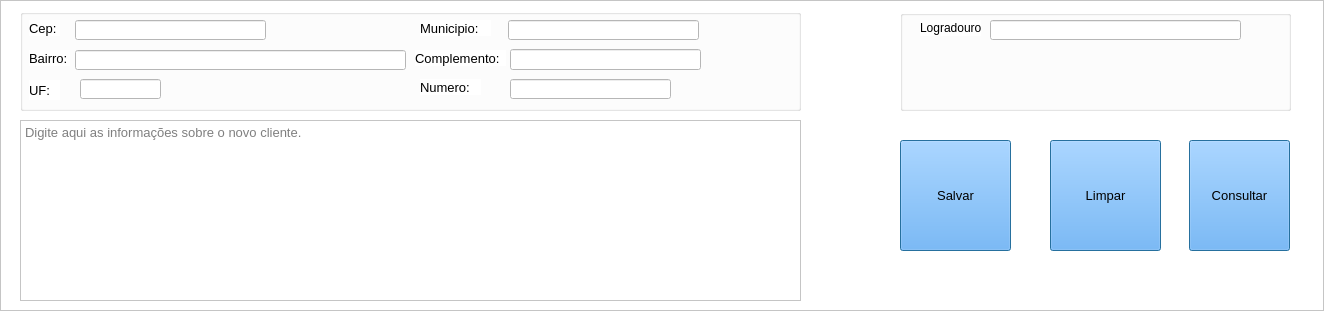
         <widget class="QFrame" name="frame_50">
          <property name="geometry">
           <rect>
            <x>10</x>
            <y>311</y>
            <width>1324</width>
            <height>311</height>
           </rect>
          </property>
          <property name="styleSheet">
           <string notr="true">background-color: rgb(255, 255, 255);</string>
          </property>
          <property name="frameShape">
           <enum>QFrame::StyledPanel</enum>
          </property>
          <property name="frameShadow">
           <enum>QFrame::Raised</enum>
          </property>
          <widget class="QPushButton" name="cadEmpresa_4">
           <property name="geometry">
            <rect>
             <x>900</x>
             <y>140</y>
             <width>111</width>
             <height>111</height>
            </rect>
           </property>
           <property name="font">
            <font>
             <pointsize>10</pointsize>
             <weight>50</weight>
             <bold>false</bold>
            </font>
           </property>
           <property name="cursor">
            <cursorShape>PointingHandCursor</cursorShape>
           </property>
           <property name="focusPolicy">
            <enum>Qt::WheelFocus</enum>
           </property>
           <property name="toolTip">
            <string>Salvar novo Cliente</string>
           </property>
           <property name="styleSheet">
            <string notr="true">background-color: rgb(85, 170, 255);</string>
           </property>
           <property name="text">
            <string>Salvar</string>
           </property>
           <property name="icon">
            <iconset>
             <normaloff>../../Imagens/Savar.png</normaloff>../../Imagens/Savar.png</iconset>
           </property>
           <property name="iconSize">
            <size>
             <width>93</width>
             <height>26</height>
            </size>
           </property>
           <property name="autoDefault">
            <bool>false</bool>
           </property>
           <property name="default">
            <bool>true</bool>
           </property>
           <property name="flat">
            <bool>false</bool>
           </property>
          </widget>
          <widget class="QPushButton" name="salvarCliente_16">
           <property name="geometry">
            <rect>
             <x>1050</x>
             <y>140</y>
             <width>111</width>
             <height>111</height>
            </rect>
           </property>
           <property name="font">
            <font>
             <pointsize>10</pointsize>
             <weight>50</weight>
             <bold>false</bold>
            </font>
           </property>
           <property name="cursor">
            <cursorShape>PointingHandCursor</cursorShape>
           </property>
           <property name="focusPolicy">
            <enum>Qt::NoFocus</enum>
           </property>
           <property name="toolTip">
            <string>Limpar Formulario</string>
           </property>
           <property name="styleSheet">
            <string notr="true">background-color: rgb(85, 170, 255);</string>
           </property>
           <property name="text">
            <string>Limpar</string>
           </property>
           <property name="icon">
            <iconset>
             <normaloff>../../Imagens/Atualizar.png</normaloff>../../Imagens/Atualizar.png</iconset>
           </property>
           <property name="iconSize">
            <size>
             <width>93</width>
             <height>30</height>
            </size>
           </property>
           <property name="autoDefault">
            <bool>true</bool>
           </property>
           <property name="default">
            <bool>true</bool>
           </property>
           <property name="flat">
            <bool>false</bool>
           </property>
          </widget>
          <widget class="QGroupBox" name="groupBox_57">
           <property name="geometry">
            <rect>
             <x>20</x>
             <y>9</y>
             <width>781</width>
             <height>102</height>
            </rect>
           </property>
           <property name="title">
            <string/>
           </property>
           <widget class="QLabel" name="label_190">
            <property name="geometry">
             <rect>
              <x>9</x>
              <y>41</y>
              <width>41</width>
              <height>16</height>
             </rect>
            </property>
            <property name="font">
             <font>
              <family>Arial</family>
              <pointsize>10</pointsize>
             </font>
            </property>
            <property name="text">
             <string>Bairro:</string>
            </property>
           </widget>
           <widget class="QLineEdit" name="cepEmpresa_4">
            <property name="geometry">
             <rect>
              <x>55</x>
              <y>11</y>
              <width>191</width>
              <height>20</height>
             </rect>
            </property>
            <property name="font">
             <font>
              <family>Arial</family>
              <pointsize>10</pointsize>
             </font>
            </property>
            <property name="styleSheet">
             <string notr="true">background-color: rgb(255, 255, 255);</string>
            </property>
            <property name="text">
             <string/>
            </property>
           </widget>
           <widget class="QLineEdit" name="bairroEmpresa_4">
            <property name="geometry">
             <rect>
              <x>55</x>
              <y>41</y>
              <width>331</width>
              <height>20</height>
             </rect>
            </property>
            <property name="font">
             <font>
              <family>Arial</family>
              <pointsize>10</pointsize>
             </font>
            </property>
            <property name="styleSheet">
             <string notr="true">background-color: rgb(255, 255, 255);</string>
            </property>
            <property name="text">
             <string/>
            </property>
           </widget>
           <widget class="QLabel" name="label_191">
            <property name="geometry">
             <rect>
              <x>395</x>
              <y>41</y>
              <width>91</width>
              <height>16</height>
             </rect>
            </property>
            <property name="font">
             <font>
              <family>Arial</family>
              <pointsize>10</pointsize>
             </font>
            </property>
            <property name="text">
             <string>Complemento:</string>
            </property>
           </widget>
           <widget class="QLabel" name="label_192">
            <property name="geometry">
             <rect>
              <x>400</x>
              <y>11</y>
              <width>71</width>
              <height>16</height>
             </rect>
            </property>
            <property name="font">
             <font>
              <family>Arial</family>
              <pointsize>10</pointsize>
             </font>
            </property>
            <property name="text">
             <string>Municipio:</string>
            </property>
           </widget>
           <widget class="QLineEdit" name="municipioEmpresa_4">
            <property name="enabled">
             <bool>true</bool>
            </property>
            <property name="geometry">
             <rect>
              <x>488</x>
              <y>11</y>
              <width>191</width>
              <height>20</height>
             </rect>
            </property>
            <property name="font">
             <font>
              <family>Arial</family>
              <pointsize>10</pointsize>
             </font>
            </property>
            <property name="styleSheet">
             <string notr="true">background-color: rgb(255, 255, 255);</string>
            </property>
           </widget>
           <widget class="QLabel" name="label_193">
            <property name="geometry">
             <rect>
              <x>9</x>
              <y>71</y>
              <width>31</width>
              <height>20</height>
             </rect>
            </property>
            <property name="font">
             <font>
              <family>Arial</family>
              <pointsize>10</pointsize>
             </font>
            </property>
            <property name="text">
             <string>UF:</string>
            </property>
           </widget>
           <widget class="QLabel" name="label_194">
            <property name="geometry">
             <rect>
              <x>9</x>
              <y>11</y>
              <width>31</width>
              <height>16</height>
             </rect>
            </property>
            <property name="font">
             <font>
              <family>Arial</family>
              <pointsize>10</pointsize>
             </font>
            </property>
            <property name="text">
             <string>Cep:</string>
            </property>
           </widget>
           <widget class="QLineEdit" name="complementoEmpresa_4">
            <property name="enabled">
             <bool>true</bool>
            </property>
            <property name="geometry">
             <rect>
              <x>490</x>
              <y>40</y>
              <width>191</width>
              <height>21</height>
             </rect>
            </property>
            <property name="font">
             <font>
              <family>Arial</family>
              <pointsize>10</pointsize>
             </font>
            </property>
            <property name="styleSheet">
             <string notr="true">background-color: rgb(255, 255, 255);</string>
            </property>
           </widget>
           <widget class="QLineEdit" name="numeroEnderecoEmpresa_4">
            <property name="geometry">
             <rect>
              <x>490</x>
              <y>70</y>
              <width>161</width>
              <height>20</height>
             </rect>
            </property>
            <property name="font">
             <font>
              <family>Arial</family>
              <pointsize>10</pointsize>
             </font>
            </property>
            <property name="styleSheet">
             <string notr="true">background-color: rgb(255, 255, 255);</string>
            </property>
            <property name="text">
             <string/>
            </property>
           </widget>
           <widget class="QLabel" name="label_195">
            <property name="geometry">
             <rect>
              <x>400</x>
              <y>70</y>
              <width>61</width>
              <height>16</height>
             </rect>
            </property>
            <property name="font">
             <font>
              <family>Arial</family>
              <pointsize>10</pointsize>
             </font>
            </property>
            <property name="text">
             <string>Numero:</string>
            </property>
           </widget>
           <widget class="QLineEdit" name="ufEmpresa_4">
            <property name="geometry">
             <rect>
              <x>60</x>
              <y>70</y>
              <width>81</width>
              <height>20</height>
             </rect>
            </property>
            <property name="font">
             <font>
              <family>Arial</family>
              <pointsize>10</pointsize>
             </font>
            </property>
            <property name="styleSheet">
             <string notr="true">background-color: rgb(255, 255, 255);</string>
            </property>
            <property name="text">
             <string/>
            </property>
           </widget>
          </widget>
          <widget class="QGroupBox" name="groupBox_58">
           <property name="geometry">
            <rect>
             <x>900</x>
             <y>10</y>
             <width>391</width>
             <height>101</height>
            </rect>
           </property>
           <property name="title">
            <string/>
           </property>
           <widget class="QLabel" name="label_28">
            <property name="geometry">
             <rect>
              <x>20</x>
              <y>10</y>
              <width>61</width>
              <height>16</height>
             </rect>
            </property>
            <property name="text">
             <string>Logradouro:</string>
            </property>
           </widget>
           <widget class="QLineEdit" name="logradouroEmpresa_4">
            <property name="geometry">
             <rect>
              <x>90</x>
              <y>10</y>
              <width>251</width>
              <height>20</height>
             </rect>
            </property>
            <property name="font">
             <font>
              <family>Arial</family>
              <pointsize>10</pointsize>
             </font>
            </property>
            <property name="styleSheet">
             <string notr="true">background-color: rgb(255, 255, 255);</string>
            </property>
            <property name="text">
             <string/>
            </property>
           </widget>
          </widget>
          <widget class="QTextEdit" name="infoCliente_5">
           <property name="geometry">
            <rect>
             <x>20</x>
             <y>120</y>
             <width>781</width>
             <height>181</height>
            </rect>
           </property>
           <property name="font">
            <font>
             <pointsize>10</pointsize>
            </font>
           </property>
           <property name="styleSheet">
            <string notr="true">background-color: rgb(255, 255, 255);</string>
           </property>
           <property name="placeholderText">
            <string>Digite aqui as informações sobre o novo cliente.</string>
           </property>
          </widget>
          <widget class="QPushButton" name="salvarCliente_17">
           <property name="geometry">
            <rect>
             <x>1189</x>
             <y>140</y>
             <width>101</width>
             <height>111</height>
            </rect>
           </property>
           <property name="font">
            <font>
             <pointsize>10</pointsize>
             <weight>50</weight>
             <bold>false</bold>
            </font>
           </property>
           <property name="cursor">
            <cursorShape>PointingHandCursor</cursorShape>
           </property>
           <property name="focusPolicy">
            <enum>Qt::WheelFocus</enum>
           </property>
           <property name="toolTip">
            <string>Salvar novo Cliente</string>
           </property>
           <property name="styleSheet">
            <string notr="true">background-color: rgb(85, 170, 255);</string>
           </property>
           <property name="text">
            <string>Consultar</string>
           </property>
           <property name="icon">
            <iconset>
             <normaloff>../../Imagens/cad_pessoas.ico</normaloff>../../Imagens/cad_pessoas.ico</iconset>
           </property>
           <property name="iconSize">
            <size>
             <width>81</width>
             <height>31</height>
            </size>
           </property>
           <property name="autoDefault">
            <bool>true</bool>
           </property>
           <property name="default">
            <bool>true</bool>
           </property>
           <property name="flat">
            <bool>false</bool>
           </property>
          </widget>
         </widget>
